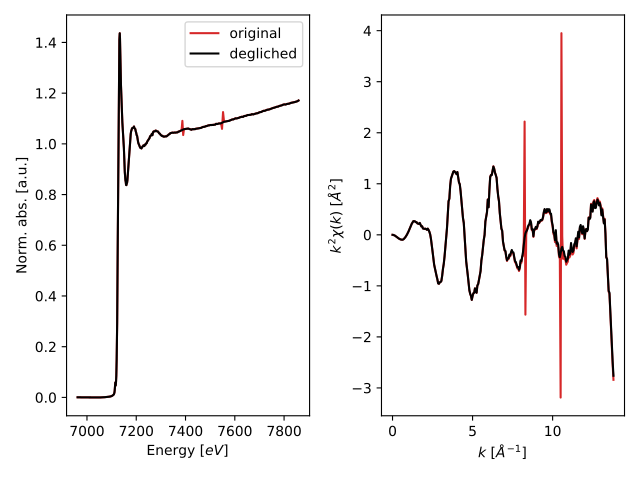

The script that drew this image:
from numpy import allclose
from araucaria.testdata import get_testpath
from araucaria import Group
from araucaria.io import read_dnd
from araucaria.xas import deglitch, pre_edge, autobk
from araucaria.utils import check_objattrs
fpath  = get_testpath('dnd_glitchfile.dat')
group  = read_dnd(fpath, scan='fluo')  # extracting fluo and mu_ref scans
cgroup = group.copy()
degli  = deglitch(cgroup, update=True)
attrs  = ['index_glitches', 'energy_glitches', 'deglitch_pars']
check_objattrs(cgroup, Group, attrs)
# [True, True, True]
allclose(cgroup.energy_glitches, group.energy[cgroup.index_glitches])
# True
print(cgroup.energy_glitches)
# [7552.2789 7548.1747 7390.512  7387.2613]

# plotting original and deglitched spectrum
from araucaria.plot import fig_xas_template
import matplotlib.pyplot as plt
for g in [group, cgroup]:
    pre   = pre_edge(g, update=True)
    autbk = autobk(g, update=True)
fig, ax = fig_xas_template(panels='xe')
line = ax[0].plot(group.energy,  group.norm,  label='original', color='tab:red')
line = ax[0].plot(cgroup.energy, cgroup.norm, label ='degliched', color='k')
line = ax[1].plot(group.k, group.k**2 * group.chi, color='tab:red')
line = ax[1].plot(cgroup.k, cgroup.k**2 * cgroup.chi, color='k')
leg  = ax[0].legend()
fig.tight_layout()
plt.show(block=False)
